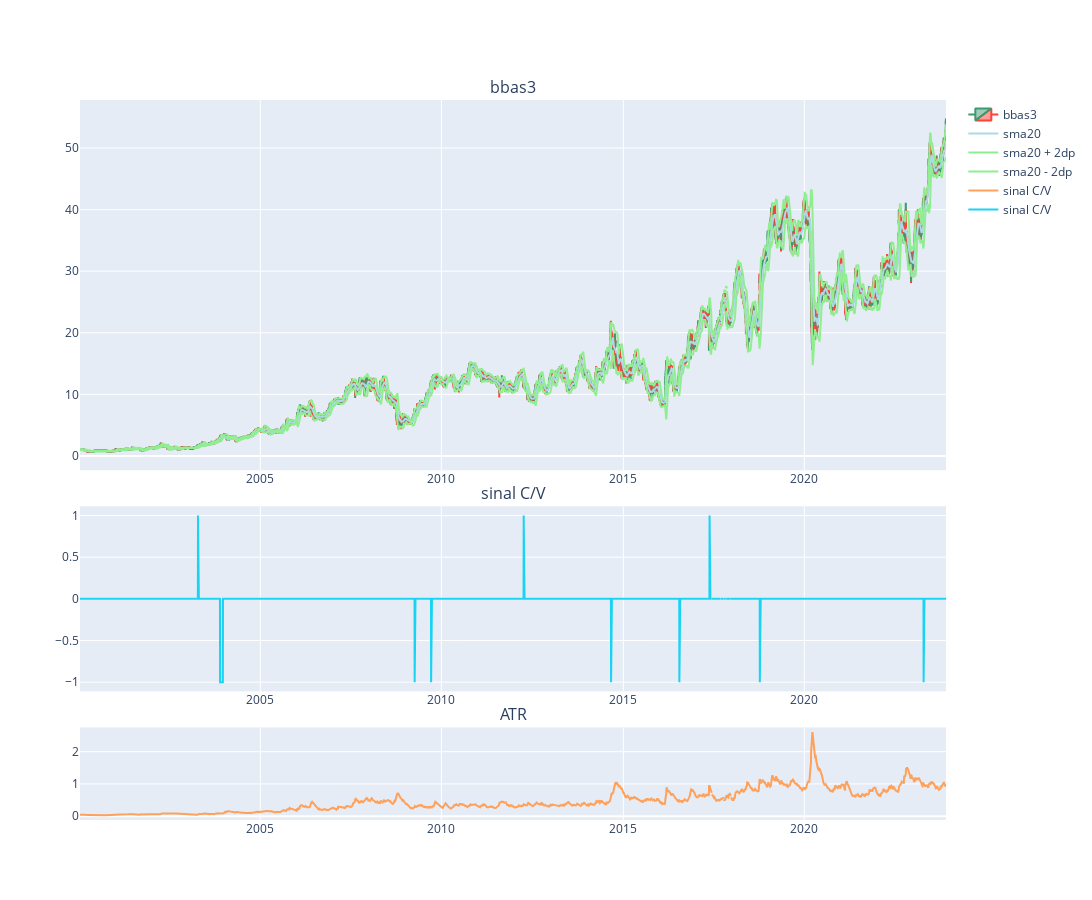

Write notebook code for a chart like this one.
### Code cell
df = data.copy()
df["Date"]=df.index

# feriados

inicio = df.index[0].strftime("%Y-%m-%d")
fim = df.index[-1].strftime("%Y-%m-%d")

url = 'https://raw.githubusercontent.com/BDonadelli/Codigos-em-financas/main/data/feriados.csv'

feriado = pd.read_csv(url)
feriado['Data'] =  pd.to_datetime(feriado['Data'], format='%d/%m/%Y')
feriado.set_index(feriado.Data, inplace=True)
feriado['Data'] = feriado['Data'].astype(str)
lista = feriado.Data.loc[inicio:fim].values

# feriados


import plotly
import cufflinks as cf # para conectar o plotly ao pandas
cf.go_offline()
plotly.offline.init_notebook_mode(connected = True)
import plotly.io as pio
pio.renderers.default = 'vscode'

from plotly.subplots import make_subplots
import plotly.graph_objects as go

fig = make_subplots(rows=3, cols=1,
                          #shared_xaxes=True,
                          vertical_spacing=0.05,
                          subplot_titles=(codigo, 'sinal C/V', 'ATR'),
                          row_width=[0.1, 0.2, 0.4])

fig.append_trace({ 'x': df.Date,
           'open': df.Open,
           'close': df.Close,
           'high': df.High,
           'low': df.Low,
           'type': 'candlestick',
           'name': codigo,
           'showlegend': True }
, row=1, col=1 )

fig.append_trace(go.Scatter( name="sma20",
                 line=dict(color='lightblue'),
    x=df.index,
    y=df.bb_m,
), row=1, col=1)

fig.append_trace(go.Scatter( name="sma20 + 2dp",
                 line=dict(color='lightgreen'),
    x=df.index,
    y=df.h_bb,
), row=1, col=1 )

fig.append_trace(go.Scatter( name="sma20 - 2dp",
                 line=dict(color='lightgreen'),
    x=df.index,
    y=df.l_bb,
), row=1, col=1)

fig.append_trace(go.Scatter( name="sinal C/V",
    x = df.Date,
    y = df.atr,
), row=3, col=1)

fig.append_trace(go.Scatter( name="sinal C/V",
    x = df.Date,
    y = df.signal,
), row=2, col=1)

fig.update_xaxes(
        rangeslider_visible=False,
        rangebreaks=[
            # NOTE: Below values are bound (not single values), ie. hide x to y
            dict(bounds=["sat", "mon"]),  # hide weekends, eg. hide sat to before mon
            #dict(bounds=[16, 9.5], pattern="hour"),  # hide hours outside of 9.30am-4pm
            dict(values=lista)#["2018-12-24","2019-12-24", "2020-12-24", "2021-12-24", "2022-12-24"]) ,
            #dict(values=["2018-12-25","2019-12-25", "2020-12-25", "2021-12-24", "2022-12-24"]) ,
            #dict(values=["2018-01-01","2019-01-01", "2020-01-01", "2021-01-01", "2022-01-01"])
        ]
    )

fig.update_layout(height=900, width=1200)

fig.show()

### Figure 1 — Plotly figure (JSON) as saved in the notebook; plotly's stock layout.template omitted (floating-point values rounded to 4 significant figures; data arrays with more than 128 entries replaced by an {"elided": "..."} marker saying what was removed)
{"data": [{"close": {"elided": "5898 float values"}, "high": {"elided": "5898 float values"}, "low": {"elided": "5898 float values"}, "name": "bbas3", "open": {"elided": "5898 float values"}, "showlegend": true, "type": "candlestick", "x": {"elided": "5898 str values"}, "xaxis": "x", "yaxis": "y"}, {"line": {"color": "lightblue"}, "name": "sma20", "type": "scatter", "x": {"elided": "5898 str values"}, "xaxis": "x", "y": {"elided": "5898 float values"}, "yaxis": "y"}, {"line": {"color": "lightgreen"}, "name": "sma20 + 2dp", "type": "scatter", "x": {"elided": "5898 str values"}, "xaxis": "x", "y": {"elided": "5898 float values"}, "yaxis": "y"}, {"line": {"color": "lightgreen"}, "name": "sma20 - 2dp", "type": "scatter", "x": {"elided": "5898 str values"}, "xaxis": "x", "y": {"elided": "5898 float values"}, "yaxis": "y"}, {"name": "sinal C/V", "type": "scatter", "x": {"elided": "5898 str values"}, "xaxis": "x3", "y": {"elided": "5898 float values"}, "yaxis": "y3"}, {"name": "sinal C/V", "type": "scatter", "x": {"elided": "5898 str values"}, "xaxis": "x2", "y": {"elided": "5898 int values"}, "yaxis": "y2"}], "layout": {"annotations": [{"font": {"size": 16}, "showarrow": false, "text": "bbas3", "x": 0.5, "xanchor": "center", "xref": "paper", "y": 1.0, "yanchor": "bottom", "yref": "paper"}, {"font": {"size": 16}, "showarrow": false, "text": "sinal C/V", "x": 0.5, "xanchor": "center", "xref": "paper", "y": 0.4357, "yanchor": "bottom", "yref": "paper"}, {"font": {"size": 16}, "showarrow": false, "text": "ATR", "x": 0.5, "xanchor": "center", "xref": "paper", "y": 0.1286, "yanchor": "bottom", "yref": "paper"}], "height": 900, "width": 1200, "xaxis": {"anchor": "y", "domain": [0, 1], "rangebreaks": [{"bounds": ["sat", "mon"]}, {"values": {"elided": "275 str values"}}], "rangeslider": {"visible": false}}, "xaxis2": {"anchor": "y2", "domain": [0, 1], "rangebreaks": [{"bounds": ["sat", "mon"]}, {"values": {"elided": "275 str values"}}], "rangeslider": {"visible": false}}, "xaxis3": {"anchor": "y3", "domain": [0, 1], "rangebreaks": [{"bounds": ["sat", "mon"]}, {"values": {"elided": "275 str values"}}], "rangeslider": {"visible": false}}, "yaxis": {"anchor": "x", "domain": [0.4857, 1.0]}, "yaxis2": {"anchor": "x2", "domain": [0.1786, 0.4357]}, "yaxis3": {"anchor": "x3", "domain": [0, 0.1286]}}}
